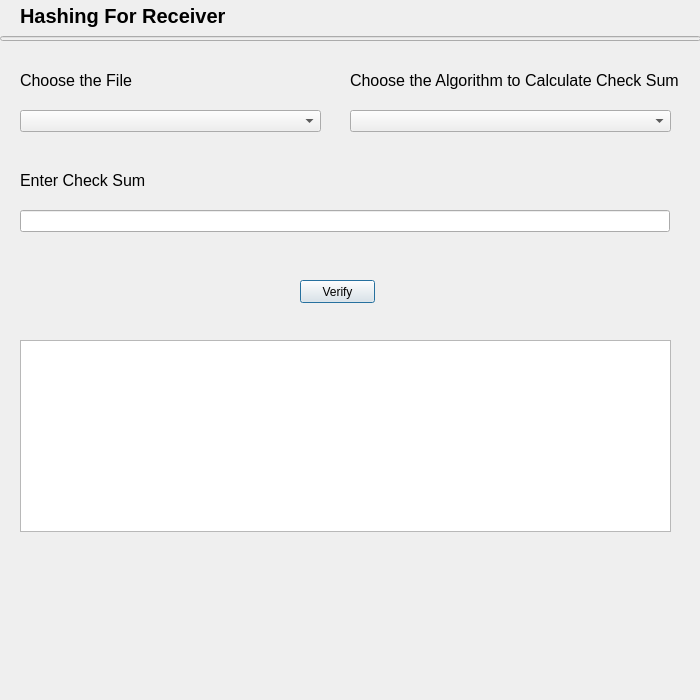
<?xml version="1.0" encoding="UTF-8"?>
<ui version="4.0">
 <class>Hashing_Receiver</class>
 <widget class="QDialog" name="Hashing_Receiver">
  <property name="geometry">
   <rect>
    <x>0</x>
    <y>0</y>
    <width>700</width>
    <height>700</height>
   </rect>
  </property>
  <property name="windowTitle">
   <string>Dialog</string>
  </property>
  <widget class="QTextBrowser" name="textBrowser">
   <property name="geometry">
    <rect>
     <x>20</x>
     <y>340</y>
     <width>651</width>
     <height>192</height>
    </rect>
   </property>
  </widget>
  <widget class="QLabel" name="label">
   <property name="geometry">
    <rect>
     <x>20</x>
     <y>70</y>
     <width>121</width>
     <height>21</height>
    </rect>
   </property>
   <property name="font">
    <font>
     <pointsize>12</pointsize>
     <weight>50</weight>
     <bold>false</bold>
    </font>
   </property>
   <property name="text">
    <string>Choose the File</string>
   </property>
  </widget>
  <widget class="QComboBox" name="comboBox">
   <property name="geometry">
    <rect>
     <x>20</x>
     <y>110</y>
     <width>301</width>
     <height>22</height>
    </rect>
   </property>
  </widget>
  <widget class="QPushButton" name="verify">
   <property name="geometry">
    <rect>
     <x>300</x>
     <y>280</y>
     <width>75</width>
     <height>23</height>
    </rect>
   </property>
   <property name="text">
    <string>Verify</string>
   </property>
  </widget>
  <widget class="QComboBox" name="comboBox_2">
   <property name="geometry">
    <rect>
     <x>350</x>
     <y>110</y>
     <width>321</width>
     <height>22</height>
    </rect>
   </property>
  </widget>
  <widget class="QLineEdit" name="lineEdit">
   <property name="geometry">
    <rect>
     <x>20</x>
     <y>210</y>
     <width>650</width>
     <height>22</height>
    </rect>
   </property>
  </widget>
  <widget class="QLabel" name="label_3">
   <property name="geometry">
    <rect>
     <x>20</x>
     <y>170</y>
     <width>341</width>
     <height>21</height>
    </rect>
   </property>
   <property name="font">
    <font>
     <pointsize>12</pointsize>
    </font>
   </property>
   <property name="text">
    <string>Enter Check Sum</string>
   </property>
  </widget>
  <widget class="QLineEdit" name="lineone">
   <property name="enabled">
    <bool>false</bool>
   </property>
   <property name="geometry">
    <rect>
     <x>0</x>
     <y>36</y>
     <width>701</width>
     <height>5</height>
    </rect>
   </property>
   <property name="font">
    <font>
     <pointsize>1</pointsize>
    </font>
   </property>
  </widget>
  <widget class="QLabel" name="label_2">
   <property name="geometry">
    <rect>
     <x>350</x>
     <y>70</y>
     <width>341</width>
     <height>21</height>
    </rect>
   </property>
   <property name="font">
    <font>
     <pointsize>12</pointsize>
     <weight>50</weight>
     <bold>false</bold>
    </font>
   </property>
   <property name="text">
    <string>Choose the Algorithm to Calculate Check Sum</string>
   </property>
  </widget>
  <widget class="QLabel" name="title_hashing">
   <property name="geometry">
    <rect>
     <x>20</x>
     <y>0</y>
     <width>271</width>
     <height>31</height>
    </rect>
   </property>
   <property name="font">
    <font>
     <pointsize>15</pointsize>
     <weight>75</weight>
     <bold>true</bold>
    </font>
   </property>
   <property name="text">
    <string>Hashing For Receiver</string>
   </property>
  </widget>
 </widget>
 <resources/>
 <connections/>
</ui>
